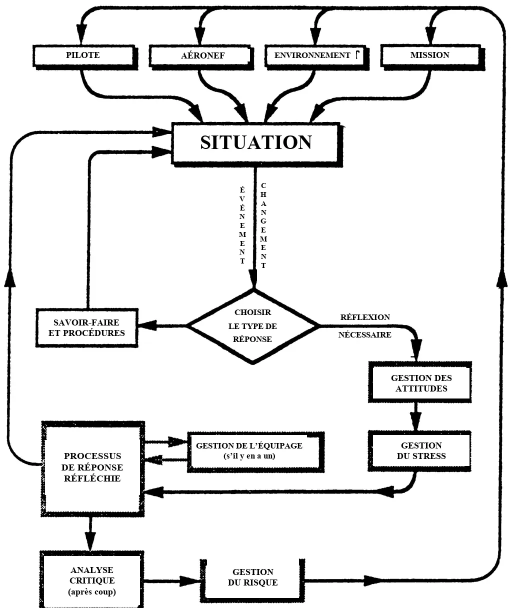
#> input picture livre/ac6022/fig/007_1.webp, 1045 x 1216 px, found by its file name (shown at 1/2 size); its folder holds 4 pictures in this run
$ python ocrfig.py ../../livre/ac6022/fig/007_1.webp
#> lines starting #> are read from the running program, lines starting #| are printed output that depends on the picture
#!/usr/bin/env python3
"""Repère le texte des figures MATRICIELLES d'un livre (OCR Windows intégré, voir winocr.ps1).

Usage :  python tools/livre/ocrfig.py <id> [fichier.webp …]
Écrit tools/livre/<id>/ocr.json : { "fichier.webp": [ {"b": [x0, y0, x1, y1], "t": "texte"} … ] }
(lignes OCR regroupées en étiquettes : lignes proches, alignées à gauche ou centrées).
On traduit ensuite ces étiquettes dans tools/livre/<id>/rastertr.py, qui produit raster.json
pour rasterfix.py. Les figures vectorielles (textes extraits par extract_figs --dump) sont ignorées.
"""
import json, os, subprocess, sys, tempfile

from PIL import Image

ROOT = os.path.dirname(os.path.dirname(os.path.dirname(os.path.abspath(__file__))))
UP = 2  # agrandissement avant OCR (petits caractères)


def group(lines):
    lines = sorted(lines, key=lambda l: (l['b'][1], l['b'][0]))
    blocks = []
    for l in lines:
        x0, y0, x1, y1 = l['b']; h = y1 - y0
        for bl in reversed(blocks):
            bx0, by0, bx1, by1 = bl['b']; last = bl['last']
            gap = y0 - last[3]
            lh = last[3] - last[1]
            aligned = abs(x0 - last[0]) < max(lh, 12) or abs((x0 + x1) / 2 - (last[0] + last[2]) / 2) < max(lh, 12)
            if -2 < gap < 0.9 * max(h, lh) and aligned and abs(h - lh) < 0.5 * max(h, lh):
                bl['t'] += '\n' + l['t']; bl['b'] = [min(bx0, x0), by0, max(bx1, x1), y1]; bl['last'] = l['b']
                break
        else:
            blocks.append({'t': l['t'], 'b': list(l['b']), 'last': l['b']})
    return [{'t': b['t'], 'b': b['b']} for b in blocks]


def main():
    bid = sys.argv[1]
    figdir = os.path.join(ROOT, 'livre', bid, 'fig')
    files = sys.argv[2:] or sorted(f for f in os.listdir(figdir) if f.endswith('.webp'))
    out_path = os.path.join(ROOT, 'tools', 'livre', bid, 'ocr.json')
    out = json.load(open(out_path, encoding='utf-8')) if os.path.exists(out_path) else {}
    tmp = tempfile.mkdtemp()
    pngs = []
    for f in files:
        im = Image.open(os.path.join(figdir, f)).convert('RGB')
#> im is the input picture: PIL image 1045x1216 RGB; mean R, G, B 229.2, 229.2, 229.2
        im = im.resize((im.width * UP, im.height * UP), Image.LANCZOS)
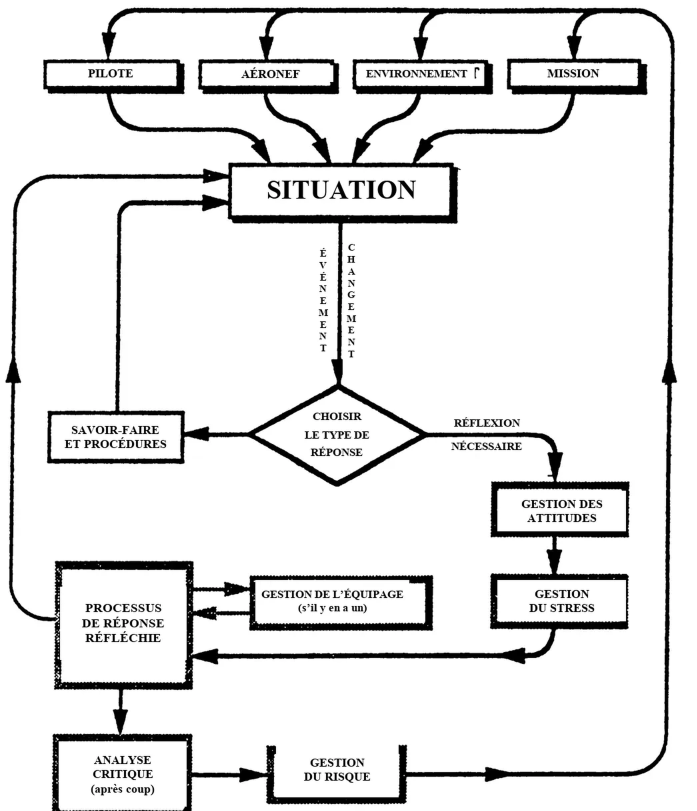
#> im: PIL image 2090x2432 RGB (shown at 1/3 size); mean R, G, B 229.1, 229.1, 229.1
        p = os.path.join(tmp, f.replace('.webp', '.png')); im.save(p); pngs.append(p)
#> pass 2 of the loop in main, `for f in files:`:
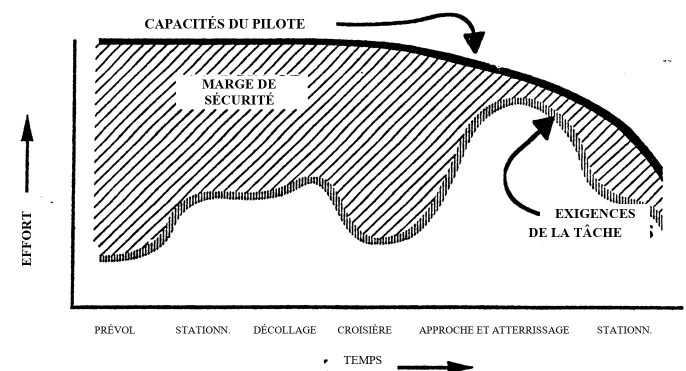
#> input picture livre/ac6022/fig/020_1.webp, 1371 x 742 px, found by its file name (shown at 1/2 size)
#> in main, im is the input picture: PIL image 1371x742 RGB; mean R, G, B 223.6, 223.6, 223.6
#> in main, `im = im.resize((im.width * UP, im.height * UP), Image.LANCZOS)`:
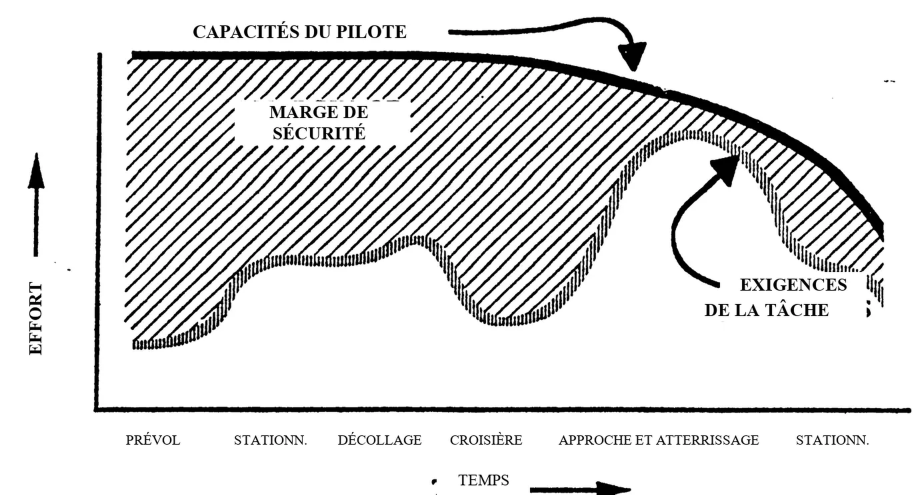
#> im: PIL image 2742x1484 RGB (shown at 1/3 size); mean R, G, B 223.5, 223.5, 223.5
    for i in range(0, len(pngs), 10):
        r = subprocess.run(['powershell.exe', '-NoProfile', '-ExecutionPolicy', 'Bypass', '-File',
                            os.path.join(ROOT, 'tools', 'livre', 'winocr.ps1')] + pngs[i:i + 10],
                           capture_output=True, text=True, encoding='utf-8', errors='replace')
        data = json.loads(r.stdout[r.stdout.index("{"):], strict=False)
        for png, lines in data.items():
            if isinstance(lines, dict): lines = [lines]
            for l in lines: l['b'] = [round(v / UP) for v in l['b']]
            out[png.replace('.png', '.webp')] = group(lines)
    json.dump(out, open(out_path, 'w', encoding='utf-8'), ensure_ascii=False, indent=0)
    print(bid, ':', len(files), 'figures,', sum(len(out[f.replace('.png', '.webp')]) for f in [os.path.basename(p) for p in pngs]), 'étiquettes ->', out_path)


if __name__ == '__main__':
    main()
#> (the call stopped at in main, `r = subprocess.run(['powershell.exe', '-NoProfile', '-ExecutionPolicy'..`: subprocess is not available in this run)
